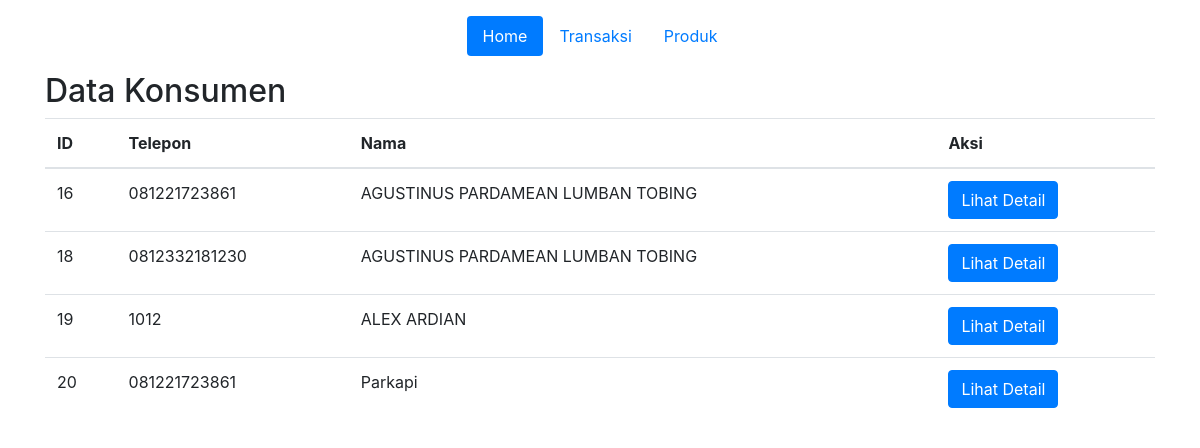
Page /il.php on the committed database.
### tables this page shows
CREATE TABLE `konsumen` (
  `id` int(11) NOT NULL,
  `telp` text NOT NULL,
  `name` text NOT NULL
);

### il.php (the view, shortened to what this page needs)
<!DOCTYPE html>
<html>
<head>
    <link rel="stylesheet" href="https://maxcdn.bootstrapcdn.com/bootstrap/4.5.2/css/bootstrap.min.css">
</head>
<body>
    <header class="d-flex justify-content-center py-3">
        <ul class="nav nav-pills">
            <li class="nav-item"><a href="index.php" class="nav-link active" aria-current="page">Home</a></li>
            <li class="nav-item"><a href="./il.php" class="nav-link">Transaksi</a></li>
            <li class="nav-item"><a href="./ol.php" class="nav-link">Produk</a></li>
        </ul>
    </header>
    <div class="container">
        <h2>Data Konsumen</h2>
        <table class="table">
            <thead>
                <tr>
                    <th>ID</th>
                    <th>Telepon</th>
                    <th>Nama</th>
                    <th>Aksi</th>
                </tr>
            </thead>
            <tbody>
                <?php
                $host = '103.219.251.244';
                $username = 'lahorasm_root';
                $password = '@Lgarin211';
                $database = 'lahorasm_root2';
                $conn = mysqli_connect($host, $username, $password, $database);
                $query = "SELECT * FROM konsumen";
                $result = mysqli_query($conn, $query);
                while ($row = mysqli_fetch_assoc($result)) {
                    echo "<tr>";
                    echo "<td>".$row['id']."</td>";
                    echo "<td>".$row['telp']."</td>";
                    echo "<td>".$row['name']."</td>";
                    echo "<td><button class='btn btn-primary' onclick='showModal(\"".$row['name']."\")'>Lihat Detail</button></td>";
                    echo "</tr>";
                }
                ?>
            </tbody>
        </table>
    </div>
</body>
</html>

### rows in the picture
konsumen: id "16", telp "081221723861", name "AGUSTINUS PARDAMEAN LUMBAN TOBING"
konsumen: id "18", telp "0812332181230", name "AGUSTINUS PARDAMEAN LUMBAN TOBING"
konsumen: id "19", telp "1012", name "ALEX ARDIAN"
konsumen: id "20", telp "081221723861", name "Parkapi"
